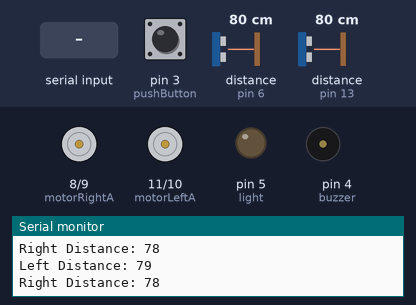
Simulated run of this sketch. Board: Arduino Uno, built with avr-gcc and run on an emulated ATmega328P. On the bench: motor-driver pin pairs drawn as motors (green arrow = first pin HIGH = forward, orange = second pin HIGH = backward, longer = more drive), output pins drawn as LEDs (lit = HIGH), buzzer (waves = sounding, pin HIGH), the last lines printed to the serial monitor. Wiring (inferred from the names in the program): 2 × ultrasonic range finder: trigger pin 7, echo pin 6 / trigger pin 12, echo pin 13. The test bench sets the inputs (shaded band); at power-on: pin 3 (pushButton) HIGH, distance to the obstacle (sensors on pin 6, pin 13) 80 cm. The echo pulse lasts 58.3 µs per cm; pins used as bus, display or sensor lines are not drawn.

Above: at 1.5 s.
1.6 s: "C" received over Serial
At 2.4 s:
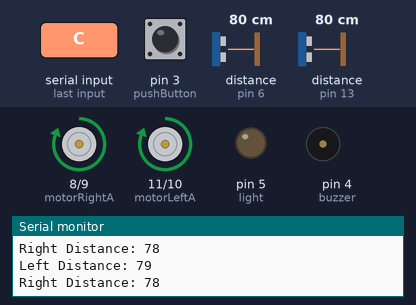
3.1 s: byte 71 ('G') received over Serial
At 3.5 s:
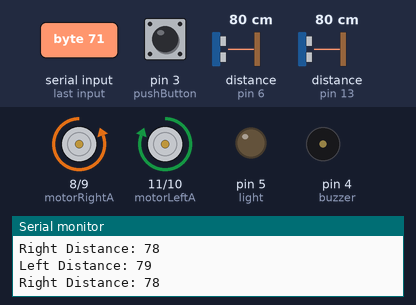
4.6 s: pin 3 (pushButton) pulled LOW for 0.15 s
At 4.69 s:
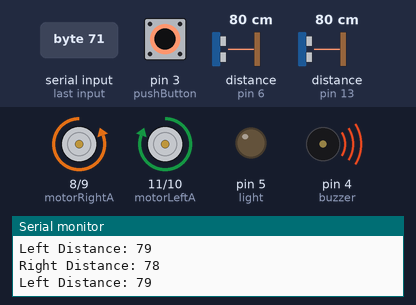
6.2 s: byte 65 ('A') received over Serial
At 7.4 s:
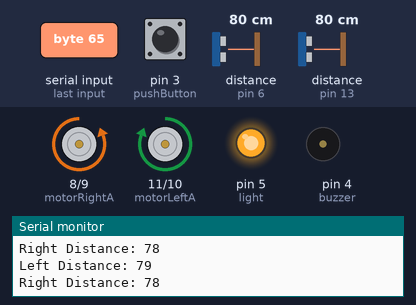
7.7 s: distance to the obstacle (sensor on pin 6) set to 24 cm
10.7 s: distance to the obstacle (sensor on pin 6) set to 20 cm
At 11.4 s:
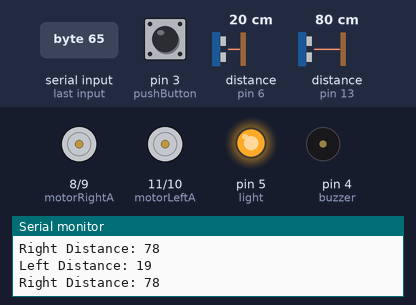
Timing chart, 0 to 13.2 s (numbered marks = the images above; inputs shaded):
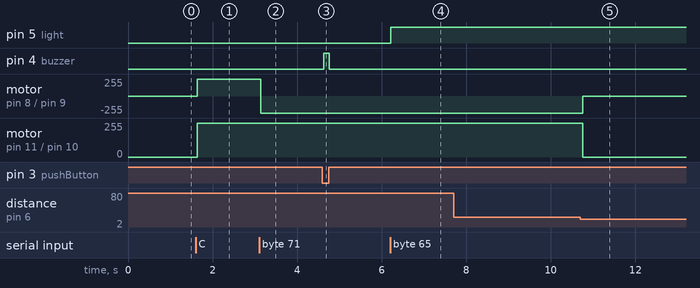

The sketch:

Bluetooth.ino
```cpp
/*
  Project : Automated Wheelchair with Bluetooth & Gesture Control
  Author  : Navee
  Platform: Arduino
  Language: C++
*/

// ===================== Motor Pins =====================
int motorRightA = 8;     // Right Motor - Clockwise
int motorRightB = 9;     // Right Motor - Anti-clockwise
int motorLeftA  = 11;    // Left Motor - Clockwise
int motorLeftB  = 10;    // Left Motor - Anti-clockwise

// ===================== Ultrasonic Sensor 1 (Right) =====================
int trigPin1 = 12;
int echoPin1 = 13;
long duration1;
int distance1;

// ===================== Ultrasonic Sensor 2 (Left) =====================
int trigPin2 = 7;
int echoPin2 = 6;
long duration2;
int distance2;

// ===================== Other Components =====================
int light = 5;
int buzzer = 4;
int pushButton = 3;

// ===================== Bluetooth =====================
char data_in = 0;

// ===================== Timing =====================
int update_interval = 100;
unsigned long last_time = 0;

// ======================================================
void setup()
{
  // Motor Pins
  pinMode(motorRightA, OUTPUT);
  pinMode(motorRightB, OUTPUT);
  pinMode(motorLeftA, OUTPUT);
  pinMode(motorLeftB, OUTPUT);

  // Ultrasonic Sensors
  pinMode(trigPin1, OUTPUT);
  pinMode(echoPin1, INPUT);
  pinMode(trigPin2, OUTPUT);
  pinMode(echoPin2, INPUT);

  // Output Devices
  pinMode(light, OUTPUT);
  pinMode(buzzer, OUTPUT);

  // Panic Button
  pinMode(pushButton, INPUT_PULLUP);

  // Bluetooth Communication
  Serial.begin(9600);

  // App Panel Configuration
  Serial.println("*.kwl");
  Serial.println("clear_panel()");
  Serial.println("set_grid_size(14,7)");
  Serial.println("add_text_box(3,6,3,L,wheel chair ,245,240,245,)");
  Serial.println("add_text_box(8,4,3,L,led,245,240,245,)");
  Serial.println("add_text_box(11,4,3,L,alarm ,245,240,245,)");
  Serial.println("add_button(4,1,2,C,c)");
  Serial.println("add_button(6,2,11,F,f)");
  Serial.println("add_button(6,4,5,R,r)");
  Serial.println("add_button(4,5,3,D,d)");
  Serial.println("add_button(2,4,12,G,g)");
  Serial.println("add_button(2,2,4,K,k)");
  Serial.println("add_button(4,3,14,S,s)");
  Serial.println("add_switch(8,2,4,A,a,0,0)");
  Serial.println("add_switch(11,2,4,B,b,0,0)");
  Serial.println("set_panel_notes(,,,)");
  Serial.println("run()");
  Serial.println("*");
}

// ======================================================
void loop()
{
  // Light Control
  lightOnOff();

  // Panic Button
  panicSound();

  // -------- Right Sensor --------
  digitalWrite(trigPin1, LOW);
  delayMicroseconds(2);
  digitalWrite(trigPin1, HIGH);
  delayMicroseconds(10);
  digitalWrite(trigPin1, LOW);

  duration1 = pulseIn(echoPin1, HIGH);
  distance1 = duration1 * 0.034 / 2;

  Serial.print("Right Distance: ");
  Serial.println(distance1);

  // -------- Left Sensor --------
  digitalWrite(trigPin2, LOW);
  delayMicroseconds(2);
  digitalWrite(trigPin2, HIGH);
  delayMicroseconds(10);
  digitalWrite(trigPin2, LOW);

  duration2 = pulseIn(echoPin2, HIGH);
  distance2 = duration2 * 0.034 / 2;

  Serial.print("Left Distance: ");
  Serial.println(distance2);

  // -------- Obstacle Detection --------
  if (distance1 <= 20 || distance2 <= 20)
  {
    // Stop Wheelchair
    digitalWrite(motorRightA, LOW);
    digitalWrite(motorRightB, LOW);
    digitalWrite(motorLeftA, LOW);
    digitalWrite(motorLeftB, LOW);

    control();
  }
  else
  {
    control();
  }
}

// ======================================================
// Wheelchair Control Logic (Bluetooth Commands)
void control()
{
  if (Serial.available() > 0)
  {
    data_in = Serial.read();

    if (data_in == 'C')          // Forward
    {
      digitalWrite(motorRightA, HIGH);
      digitalWrite(motorLeftA, HIGH);
    }
    else if (data_in == 'c')     // Stop
    {
      digitalWrite(motorRightA, LOW);
      digitalWrite(motorLeftA, LOW);
    }

    if (data_in == 'D')          // Backward
    {
      digitalWrite(motorRightB, HIGH);
      digitalWrite(motorLeftB, HIGH);
    }
    else if (data_in == 'd')     // Stop
    {
      digitalWrite(motorRightB, LOW);
      digitalWrite(motorLeftB, LOW);
    }

    else if (data_in == 'R')     // Right
    {
      digitalWrite(motorRightA, LOW);
      digitalWrite(motorRightB, LOW);
      digitalWrite(motorLeftA, HIGH);
      digitalWrite(motorLeftB, LOW);
    }
    else if (data_in == 'r')     // Stop
    {
      digitalWrite(motorRightA, LOW);
      digitalWrite(motorRightB, LOW);
      digitalWrite(motorLeftA, LOW);
      digitalWrite(motorLeftB, LOW);
    }

    else if (data_in == 'K')     // Left
    {
      digitalWrite(motorRightA, HIGH);
      digitalWrite(motorRightB, LOW);
      digitalWrite(motorLeftA, LOW);
      digitalWrite(motorLeftB, LOW);
    }
    else if (data_in == 'k')     // Stop
    {
      digitalWrite(motorRightA, LOW);
      digitalWrite(motorRightB, LOW);
      digitalWrite(motorLeftA, LOW);
      digitalWrite(motorLeftB, LOW);
    }

    else if (data_in == 'F')     // Forward Right
    {
      digitalWrite(motorRightA, HIGH);
      digitalWrite(motorRightB, LOW);
      digitalWrite(motorLeftA, LOW);
      digitalWrite(motorLeftB, HIGH);
    }
    else if (data_in == 'f')     // Stop
    {
      digitalWrite(motorRightA, LOW);
      digitalWrite(motorRightB, LOW);
      digitalWrite(motorLeftA, LOW);
      digitalWrite(motorLeftB, LOW);
    }

    else if (data_in == 'G')     // Forward Left
    {
      digitalWrite(motorRightA, LOW);
      digitalWrite(motorRightB, HIGH);
      digitalWrite(motorLeftA, HIGH);
      digitalWrite(motorLeftB, LOW);
    }
    else if (data_in == 'g')     // Stop
    {
      digitalWrite(motorRightA, LOW);
      digitalWrite(motorRightB, LOW);
      digitalWrite(motorLeftA, LOW);
      digitalWrite(motorLeftB, LOW);
    }
  }
}

// ======================================================
void lightOnOff()
{
  if (data_in == 'A')
  {
    digitalWrite(light, HIGH);
  }
  else if (data_in == 'a')
  {
    digitalWrite(light, LOW);
  }
}

// ======================================================
void panicSound()
{
  int val = digitalRead(pushButton);

  if (val == LOW)
  {
    digitalWrite(buzzer, HIGH);
  }
  else
  {
    digitalWrite(buzzer, LOW);
  }
}
```

Measured:
- the behaviour switches between 22 and 21 cm on distance to the obstacle (sensor on pin 6) (found by bisection; images 4 and 5)
- after the input at 1.6 s, motor on pin 8 (motorRightA) / pin 9 (motorRightB), motor on pin 11 (motorLeftA) / pin 10 (motorLeftB): stopped → forward 255/255 at once
- after the input at 3.1 s, motor on pin 8 (motorRightA) / pin 9 (motorRightB): forward 255/255 → backward 255/255 at once
- after the input at 4.6 s, pin 4 (buzzer): LOW → HIGH at once, → LOW 0.12 s later
- after the input at 6.2 s, pin 5 (light): LOW → HIGH at once
- after the input at 10.7 s, motor on pin 8 (motorRightA) / pin 9 (motorRightB): backward 255/255 → stopped after 0.06 s; motor on pin 11 (motorLeftA) / pin 10 (motorLeftB): forward 255/255 → stopped after 0.06 s
